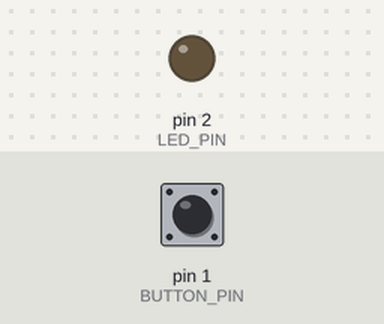
A sketch run on a simulated Arduino Uno, built with avr-gcc and run on an emulated ATmega328P. On the bench: output pins drawn as LEDs (lit = HIGH). Dashed ring = blinking. The test bench sets the inputs (shaded band); at power-on: pin 1 (BUTTON_PIN) HIGH.

Above: at 1.2 s.
1.3 s: pin 1 (BUTTON_PIN) pulled LOW for 1 s
At 2.75 s:
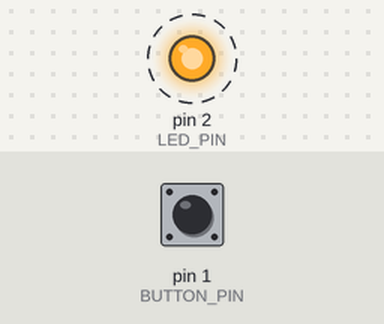
5.3 s: pin 1 (BUTTON_PIN) pulled LOW for 0.15 s
At 5.9 s:
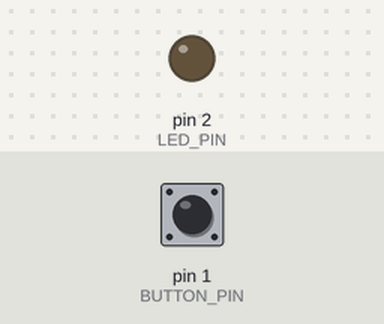
6.9 s: pin 1 (BUTTON_PIN) pulled LOW for 3.2 s
At 10.54 s:
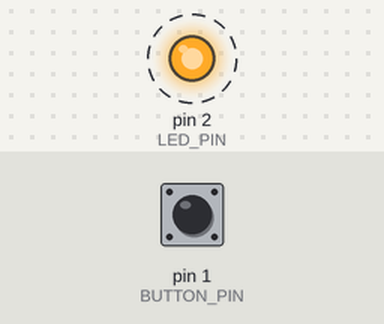
Timing chart, 0 to 19.1 s (numbered marks = the images above; inputs shaded):
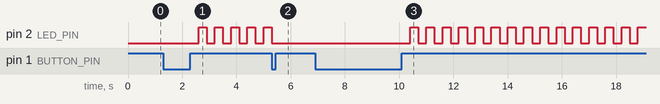

Measured:
- after the input at 1.3 s, pin 2 (LED_PIN): alternates HIGH for 0.30 s and LOW for 0.30 s, starting after 1.3 s
- after the input at 5.3 s, pin 2 (LED_PIN): goes on until 5.3 s, then stays LOW
- after the input at 6.9 s, pin 2 (LED_PIN): alternates HIGH for 0.30 s and LOW for 0.30 s, starting after 3.5 s

The sketch:

LedBlink.ino
```cpp
#define LED_PIN     2
#define BUTTON_PIN  1

bool led = 0, blink = 0, lastBtn = 1;
unsigned long tPress = 0, tBlink = 0;

void setup() {
  pinMode(LED_PIN, OUTPUT);
  pinMode(BUTTON_PIN, INPUT_PULLUP);
}

void loop() {
  bool btn = digitalRead(BUTTON_PIN);
  unsigned long tNow = millis();

  if (!btn && lastBtn) tPress = tNow;                       // Rising edge
  if (btn && !lastBtn) {                                    // Falling edge
    if (tNow - tPress < 500) {
      if (blink) { blink = 0; led = 0; digitalWrite(LED_PIN, 0); }
      else       { led ^= 1; digitalWrite(LED_PIN, led); }
    } else {
      blink = 1; tBlink = tNow;
    }
  }

  if (blink && tNow - tBlink >= 300) {
    tBlink = tNow;
    led ^= 1;
    digitalWrite(LED_PIN, led);
  }

  lastBtn = btn;
}
```
